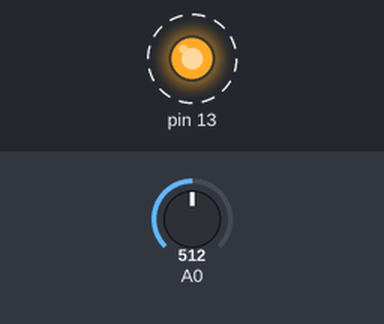
Recording of a sketch running on a simulated Arduino Uno, built with avr-gcc and run on an emulated ATmega328P. Shown: output pins drawn as LEDs (lit = HIGH). Dashed ring = blinking. The test bench sets the inputs (shaded band); at power-on: A0 = 512. What the sketch prints to the serial monitor is not drawn.

Above: at 0.2 s.
Timing chart, 0 to 3.0 s (numbered marks = the images above):
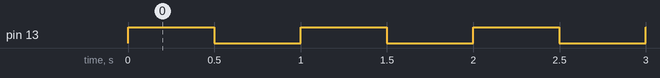

The sketch:

hrm_sample.ino
```cpp
bool sample = false;
bool toggle1 = false;
int pulse = 0;
int data;
String output;
int counter;

void setup() {
  //set timer1 interrupt at 1Hz
  TCCR1A = 0;// set entire TCCR1A register to 0
  TCCR1B = 0;// same for TCCR1B
  TCNT1  = 0;//initialize counter value to 0
  // set compare match register for 1hz increments
  // denominator is timer frequency
  OCR1A = 15625/64-1;// = (16*10^6) / (1*1024) - 1 (must be <65536)
  // turn on CTC mode
  TCCR1B |= (1 << WGM12);
  // Set CS10 and CS12 bits for 1024 prescaler
  TCCR1B |= (1 << CS12) | (1 << CS10);
  // enable timer compare interrupt
  TIMSK1 |= (1 << OCIE1A);

  data = -1;
  pinMode(13, OUTPUT);
  digitalWrite(13, HIGH);
  counter = 0;
  Serial.begin(9600);
}

void loop() {
  if(data != -1) {// && counter < 200) {
//    data = map(analogRead(A2),0,1023,0,1000);
//    output = int2str(data);
    Serial.println(data);
    data = -1;
//    sample = false;
  }
}

ISR(TIMER1_COMPA_vect){//timer1 interrupt 1Hz toggles pin 13 (LED)
//generates pulse wave of frequency 1Hz/2 = 0.5kHz (takes two cycles for full wave- toggle high then toggle low)
  data = analogRead(A0);
  counter++;
  if(counter == 32) {
    if (toggle1){
      digitalWrite(13,HIGH);
      toggle1 = 0;
    } else{
      digitalWrite(13,LOW);
      toggle1 = 1;
    }
    counter = 0;
  }
}

String int2str(int data)
{
  String out = "S";
  if(data < 10) {
    out += "00";
    out += String(data);
  } else if(data < 100) {
    out += "0";
    out += String(data);
  } else {
    out += String(data);
  }
  return out;
}
```

Measured:
- by itself, pin 13: alternates HIGH for 0.50 s and LOW for 0.50 s
